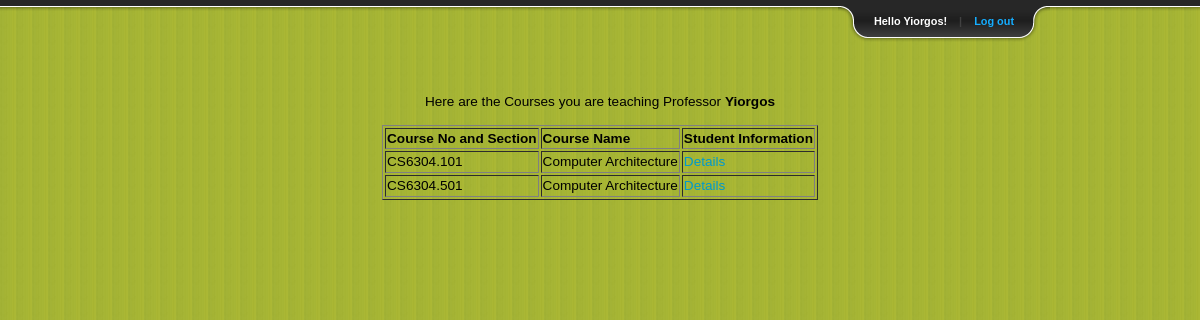
Screenshot of /CourseList.php (signed in) with the database file from the repository.
### tables this page shows
CREATE TABLE IF NOT EXISTS `instructor` (
  `fname` varchar(30) NOT NULL,
  `lname` varchar(30) NOT NULL,
  `instructorid` varchar(32) NOT NULL,
  `sex` enum('male','female') NOT NULL,
  `courseno` varchar(6) NOT NULL,
  `secno` varchar(4) NOT NULL,
  `loginid` varchar(14) NOT NULL,
  PRIMARY KEY (`instructorid`,`courseno`,`secno`),
  KEY `instructorid` (`instructorid`),
  KEY `courseno` (`courseno`),
  KEY `secno` (`secno`),
  KEY `loginid` (`loginid`)
);

CREATE TABLE IF NOT EXISTS `course` (
  `courseno` varchar(6) NOT NULL,
  `cname` varchar(70) NOT NULL,
  `level` enum('5','6') NOT NULL,
  `dcode` varchar(10) NOT NULL,
  `dname` varchar(30) NOT NULL,
  PRIMARY KEY (`courseno`),
  KEY `dcode` (`dcode`),
  KEY `dname` (`dname`)
);

### CourseList.php (the view, shortened to what this page needs)
<?php
if (isset($_COOKIE['currentID'])) {
	$loginid = $_COOKIE['currentID'];
	$acctPrivileges = $_COOKIE['accPriv'];
	$fname = $_COOKIE['fname'];
}
?>
<!DOCTYPE html PUBLIC "-//W3C//DTD XHTML 1.0 Transitional//EN"
    "http://www.w3.org/TR/xhtml1/DTD/xhtml1-transitional.dtd">
<html xmlns="http://www.w3.org/1999/xhtml" xml:lang="en" lang="en">
<head>
<link rel="stylesheet" href="css/style.css" type="text/css"
	media="screen" />
<link rel="stylesheet" href="css/slide.css" type="text/css"
	media="screen" />
</head>
<body>
<div id="toppanel">
		<div class="tab">
			<ul class="login">
				<li class="left">&nbsp;</li>
				<li>Hello <?php echo $fname?>!</li>
				<li class="sep">|</li>
				<li id="logout"><a id="logout" class="logout" href="logout.php">Log
						out</a>
				</li>
				<li class="right">&nbsp;</li>
			</ul>
		</div>
	</div>
	<?php
	switch ($acctPrivileges){
		case 'i':
				$t=mysql_query("select * from instructor where loginid = '$loginid'");
				echo "<div id='content'>";
				echo "<p align = 'center'><br>Here are the Courses you are teaching Professor <b>" . $fname . "</b> <br></p>";
				echo "<table border='1' align = 'center'>
				<tr>
				<th> Course No and Section </th>
				<th> Course Name </th>
				<th>  Student Information </th>
				</tr>";
				while($nt=mysql_fetch_array($t))
				{
					$temp = $nt['courseno'];
					$t2 = mysql_query("select * from course where courseno = '$temp'");
					$nt2=mysql_fetch_array($t2);
					$t3 = mysql_query("select dname from course where courseno = '$temp'");
					$nt3 = mysql_fetch_array($t3);
					$movToStudent = '<a href="StudentList.php?courseno='.$nt['courseno'].'&secno='.$nt['secno'].'"> Details </a>';
					echo "<tr>";
					echo "<td>" .$nt3['dname']. $nt['courseno'] . "." .  $nt['secno'] ."</td>";
					echo "<td>" . $nt2['cname'] . "</td>";
					echo "<td>" . $movToStudent . "</td>";
					echo "</tr>";
				}
				echo "</table>";
				echo "</div>";
				break;
	}
	?>
</body>
</html>

### css/style.css (style rules this page uses)
html, body { border: 0; margin: 0; padding: 0; }
body { font: 85%/0.9 arial, helvetica, sans-serif; background: #99A989 url(../images/bg.jpg) repeat 0 0; line-height: 130%; width: 100%; min-width: 970px; color: black; }
a { color: #0099CC; text-decoration: none; }
#content { width: 740px; margin: 0 auto; text-align: left; padding: 20px; }

### css/slide.css (style rules this page uses)
.tab { background: url(../images/tab_b.png) repeat-x 0 0; height: 42px; position: relative; top: 0; z-index: 999; }
.tab ul.login { display: block; position: relative; float: right; clear: right; height: 42px; width: auto; font-weight: bold; line-height: 42px; margin: 0; right: 150px; color: white; font-size: 80%; text-align: center; }
.tab ul.login li.left { background: url(../images/tab_l.png) no-repeat left 0; height: 42px; width: 30px; padding: 0; margin: 0; display: block; float: left; }
.tab ul.login li.right { background: url(../images/tab_r.png) no-repeat left 0; height: 42px; width: 30px; padding: 0; margin: 0; display: block; float: left; }
.tab ul.login li { text-align: left; padding: 0 6px; display: block; float: left; height: 42px; background: url(../images/tab_m.png) repeat-x 0 0; }
.tab ul.login li a { color: #15ADFF; }
.tab .sep { color:#414141 }
#toppanel { position: relative; top: 0; width: 100%; z-index: 999; text-align: center; margin-left: auto; margin-right: auto; }

### rows the page displays
instructor: courseno.dname "CS", courseno "6304", secno "101", courseno.cname "Computer Architecture"
instructor: courseno.dname "CS", courseno "6304", secno "501", courseno.cname "Computer Architecture"

### other values shown
$fname "Yiorgos"
